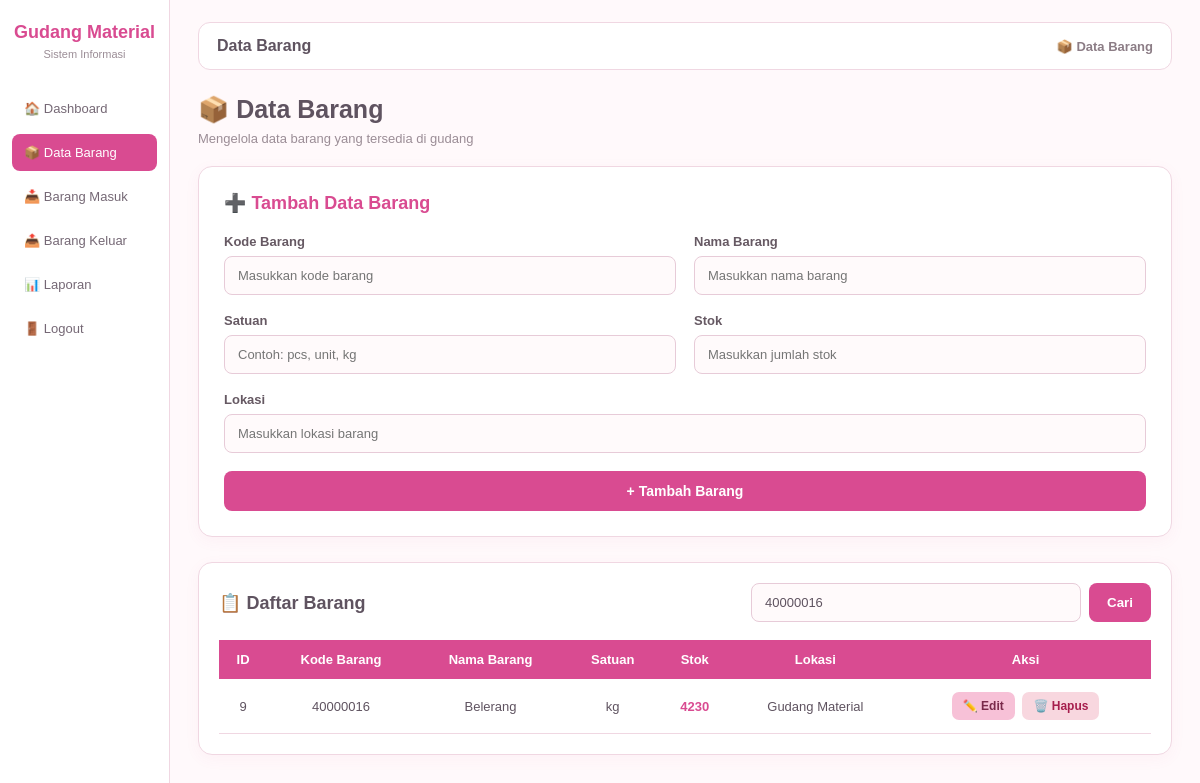
The app's page /barang.php?cari=40000016 (signed in) with its own data.
### tables this page shows
CREATE TABLE `barang` (
  `id_barang` int(11) NOT NULL,
  `kode_barang` varchar(20) NOT NULL,
  `nama_barang` varchar(100) NOT NULL,
  `satuan` varchar(20) DEFAULT NULL,
  `stok` int(11) DEFAULT 0,
  `lokasi` varchar(100) DEFAULT NULL
);

### barang.php (the view, shortened to what this page needs)
<?php
include 'koneksi.php';
$cari = "";
if (isset($_GET['cari'])) {
    $cari = $_GET['cari'];
    $query = mysqli_query($koneksi, "
        SELECT * FROM barang
        WHERE kode_barang LIKE '%$cari%'
        OR nama_barang LIKE '%$cari%'
        OR satuan LIKE '%$cari%'
        OR lokasi LIKE '%$cari%'
    ");
} else {
    $query = mysqli_query(
        $koneksi,
        "SELECT * FROM barang"
    );
}
?>
<!DOCTYPE html>
<html lang="id">
<head>
</head>
<body>
    <div class="sidebar">
        <div class="sidebar-title">
            <h2>Gudang Material</h2>
            <p>Sistem Informasi</p>
        </div>
        <div class="menu">
            <a href="dashboard.php">
                🏠 Dashboard
            </a>
            <a href="barang.php" class="active">
                📦 Data Barang
            </a>
            <a href="barang_masuk.php">
                📥 Barang Masuk
            </a>
            <a href="barang_keluar.php">
                📤 Barang Keluar
            </a>
            <a href="laporan.php">
                📊 Laporan
            </a>
            <a href="logout.php">
                🚪 Logout
            </a>
        </div>
    </div>
    <div class="main">
        <div class="topbar">
            <div class="topbar-title">
                Data Barang
            </div>
            <div class="user-info">
                📦 <strong>Data Barang</strong>
            </div>
        </div>
        <div class="page-header">
            <h1>📦 Data Barang</h1>
            <p>
                Mengelola data barang yang tersedia di gudang
            </p>
        </div>
        <div class="form-card">
            <div class="form-title">
                ➕ Tambah Data Barang
            </div>
            <form method="POST" action="">
                <div class="form-row">
                    <div class="form-group">
                        <label>Kode Barang</label>
                        <input
                            type="text"
                            name="kode_barang"
                            placeholder="Masukkan kode barang"
                            required
                        >
                    </div>
                    <div class="form-group">
                        <label>Nama Barang</label>
                        <input
                            type="text"
                            name="nama_barang"
                            placeholder="Masukkan nama barang"
                            required
                        >
                    </div>
                </div>
                <div class="form-row">
                    <div class="form-group">
                        <label>Satuan</label>
                        <input
                            type="text"
                            name="satuan"
                            placeholder="Contoh: pcs, unit, kg"
                            required
                        >
                    </div>
                    <div class="form-group">
                        <label>Stok</label>
                        <input
                            type="number"
                            name="stok"
                            min="0"
                            placeholder="Masukkan jumlah stok"
                            required
                        >
                    </div>
                </div>
                <div class="form-group">
                    <label>Lokasi</label>
                    <input
                        type="text"
                        name="lokasi"
                        placeholder="Masukkan lokasi barang"
                    >
                </div>
                <button
                    type="submit"
                    name="tambah"
                    class="btn-tambah"
                >
                    + Tambah Barang
                </button>
            </form>
        </div>
        <div class="data-card">
            <div class="data-header">
                <div class="data-title">
                    📋 Daftar Barang
                </div>
                <form
                    method="GET"
                    action=""
                    class="search-form"
                >
                    <input
                        type="text"
                        name="cari"
                        placeholder="🔍 Cari kode, nama, satuan, atau lokasi..."
                        value="<?= htmlspecialchars($cari); ?>"
                    >
                    <button
                        type="submit"
                        class="btn-cari"
                    >
                        Cari
                    </button>
                </form>
            </div>
            <div class="table-wrapper">
                <table>
                    <thead>
                        <tr>
                            <th>ID</th>
                            <th>Kode Barang</th>
                            <th>Nama Barang</th>
                            <th>Satuan</th>
                            <th>Stok</th>
                            <th>Lokasi</th>
                            <th>Aksi</th>
                        </tr>
                    </thead>
                    <tbody>
                        <?php while ($data = mysqli_fetch_assoc($query)) { ?>
                            <tr>
                                <td>
                                    <?= $data['id_barang']; ?>
                                </td>
                                <td>
                                    <?= htmlspecialchars($data['kode_barang']); ?>
                                </td>
                                <td>
                                    <?= htmlspecialchars($data['nama_barang']); ?>
                                </td>
                                <td>
                                    <?= htmlspecialchars($data['satuan']); ?>
                                </td>
                                <td class="stok">
                                    <?= $data['stok']; ?>
                                </td>
                                <td>
                                    <?= htmlspecialchars($data['lokasi']); ?>
                                </td>
                                <td>
                                    <a
                                        href="edit_barang.php?id=<?= $data['id_barang']; ?>"
                                        class="btn btn-edit"
                                    >
                                        ✏️ Edit
                                    </a>
                                    <a
                                        href="hapus_barang.php?id=<?= $data['id_barang']; ?>"
                                        class="btn btn-hapus"
                                        onclick="return confirm('Yakin ingin menghapus barang ini?')"
                                    >
                                        🗑️ Hapus
                                    </a>
                                </td>
                            </tr>
                        <?php } ?>
                    </tbody>
                </table>
            </div>
        </div>
    </div>
</body>
</html>

### barang.php (style rules this page uses)
* { box-sizing: border-box; margin: 0; padding: 0; }
body { font-family: Arial, Helvetica, sans-serif; background: #fff9fb; color: #5f5360; }
.sidebar { position: fixed; left: 0; top: 0; width: 170px; height: 100vh; background: #ffffff; border-right: 1px solid #f0d7e2; padding: 22px 12px; }
.sidebar-title { text-align: center; margin-bottom: 30px; }
.sidebar-title h2 { color: #d94b91; font-size: 18px; margin-bottom: 5px; }
.sidebar-title p { color: #9b8d96; font-size: 11px; }
.menu { display: flex; flex-direction: column; gap: 7px; }
.menu a { text-decoration: none; color: #756875; padding: 11px 12px; border-radius: 8px; font-size: 13px; transition: 0.2s; }
.menu a.active { background: #d94b91; color: white; }
.main { margin-left: 170px; min-height: 100vh; padding: 22px 28px; }
.topbar { background: #ffffff; border: 1px solid #f0d7e2; border-radius: 12px; padding: 14px 18px; display: flex; justify-content: space-between; align-items: center; margin-bottom: 25px; }
.topbar-title { font-size: 16px; font-weight: bold; color: #5f5360; }
.user-info { font-size: 13px; color: #8c7d86; }
.page-header { margin-bottom: 20px; }
.page-header h1 { font-size: 25px; color: #5f5360; margin-bottom: 7px; }
.page-header p { color: #9b8d96; font-size: 13px; }
.form-card { background: #ffffff; border: 1px solid #f0d7e2; border-radius: 14px; padding: 25px; margin-bottom: 25px; box-shadow: 0 4px 15px rgba(217, 75, 145, 0.05); }
.form-title { font-size: 18px; color: #d94b91; font-weight: bold; margin-bottom: 20px; }
.form-row { display: grid; grid-template-columns: 1fr 1fr; gap: 18px; }
.form-group { margin-bottom: 18px; }
.form-group label { display: block; font-size: 13px; font-weight: bold; color: #665963; margin-bottom: 7px; }
input { width: 100%; padding: 11px 13px; border: 1px solid #e7cbd8; border-radius: 8px; background: #fffafb; color: #5f5360; font-size: 13px; outline: none; }
.btn-tambah { width: 100%; border: none; background: #d94b91; color: white; padding: 12px; border-radius: 8px; font-size: 14px; font-weight: bold; cursor: pointer; transition: 0.2s; }
.data-card { background: #ffffff; border: 1px solid #f0d7e2; border-radius: 14px; padding: 20px; box-shadow: 0 4px 15px rgba(217, 75, 145, 0.05); }
.data-header { display: flex; justify-content: space-between; align-items: center; margin-bottom: 18px; }
.data-title { font-size: 18px; font-weight: bold; color: #5f5360; }
.search-form { display: flex; gap: 8px; width: 400px; }
.search-form input { flex: 1; }
.btn-cari { border: none; background: #d94b91; color: white; padding: 0 18px; border-radius: 8px; cursor: pointer; font-weight: bold; }
.table-wrapper { overflow-x: auto; }
table { width: 100%; border-collapse: collapse; min-width: 750px; }
th { background: #d94b91; color: white; padding: 12px 10px; text-align: center; font-size: 13px; }
td { padding: 11px 10px; border-bottom: 1px solid #f0d7e2; text-align: center; font-size: 13px; }
.stok { font-weight: bold; color: #d94b91; }
.btn { display: inline-block; padding: 7px 11px; border-radius: 7px; text-decoration: none; font-size: 12px; font-weight: bold; margin: 2px; }
.btn-edit { background: #f7c1d7; color: #7a294b; }
.btn-hapus { background: #f8d7df; color: #a61e4d; }

### records on screen
barang: id_barang "9", kode_barang "40000016", nama_barang "Belerang", satuan "kg", stok "4230", lokasi "Gudang Material"
